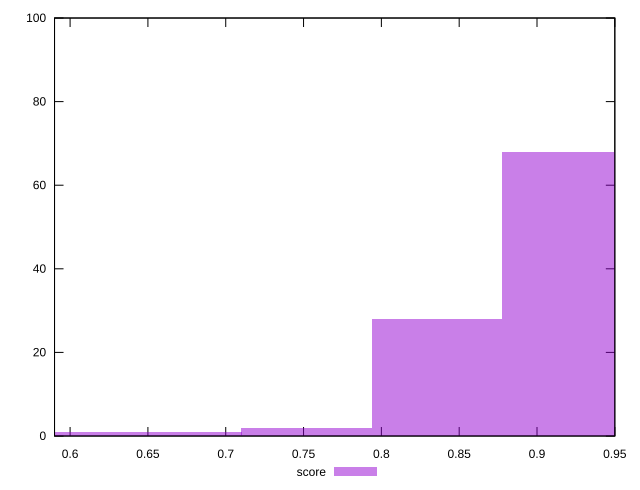

Write the gnuplot code that produced this figure.
reset

$score <<EOF
0.8354497696587805 28
0.9189947466246585 68
0.6683598157270244 1
0.7519047926929024 2
0.5848148387611464 1
EOF

set key outside below
set boxwidth 0.08354497696587805
set xrange [0.59:0.95]
set yrange [0:100]
set trange [0:100]
set style fill transparent solid 0.5 noborder
set terminal svg size 640, 490 enhanced background rgb 'white'
set output "report_00015_2021-02-09T16-11-33.973Z/first-contentful-paint/samples/pages+cached+noadtech+nomedia/score/histogram.svg"

plot $score title "score" with boxes

reset
